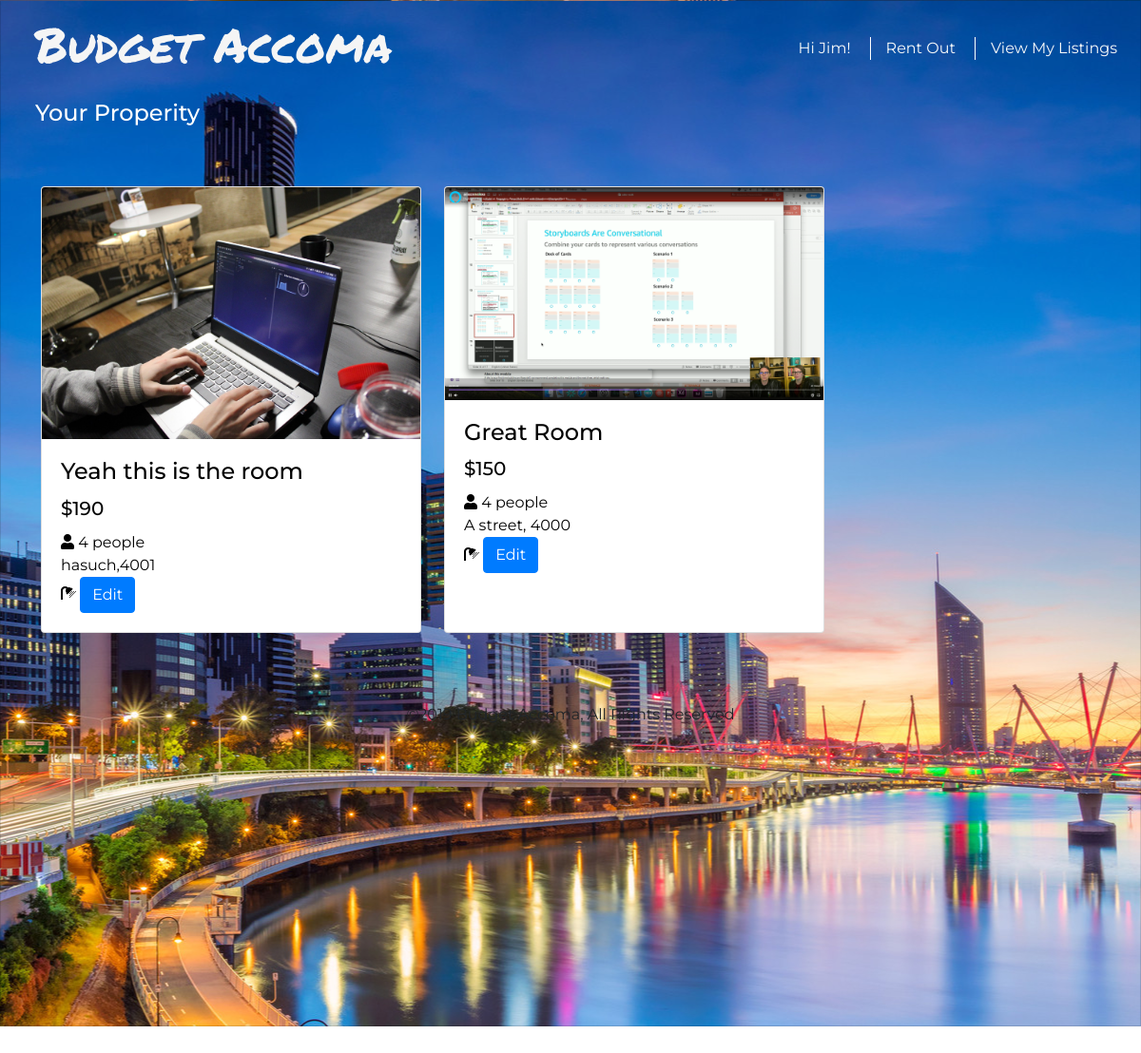
The app's page /landlordlist (signed in) with its own data.
### ba/models.py (models this page shows, shortened)
class User(db.Model, UserMixin):
    __tablename__='user' # good practice to specify table name
    id = db.Column(db.Integer, primary_key=True)
    name = db.Column(db.String(32), index=True, unique=True, nullable=False)
    emailid = db.Column(db.String(32), index=True, nullable=False)
    mobile = db.Column(db.String(32), index=True, nullable=False)
    password_hash = db.Column(db.String(255), nullable=False)

class Item(db.Model, UserMixin):
    __tablename__ = 'item'
    id = db.Column(db.String, primary_key=True)
    title = db.Column(db.String(32))
    description = db.Column(db.String(255))
    image = db.Column(db.String(32))
    price = db.Column(db.Integer)
    address = db.Column(db.String(255))
    water = db.Column(db.Boolean)
    wifi = db.Column(db.Boolean)
    eletricity = db.Column(db.Boolean)
    gas = db.Column(db.Boolean)
    mobile = db.Column(db.Integer)
    user_id = db.Column(db.Integer, db.ForeignKey('user.id'))

### ba/views.py (the view)
@mainbp.route('/landlordlist')
def postitems():
    if current_user.is_anonymous:
        return redirect('/login')
    else:
        print(current_user.name)
    search_form = searchForm()
    tag_line="I'm the landlord"
    print(current_user.id)
    room = Item.query.filter(Item.user_id == current_user.id).order_by(Item.id.desc()).all()
    return render_template('landlordlist.html', room = room,search_form = search_form, tag_line=tag_line)

### ba/__init__.py (called while the page is built)
def create_app():
    app=Flask(__name__)
    app.debug=True
    app.secret_key='thisisasecretkey122'
    UPLOAD_FOLDER = '/static/image'
    app.config['UPLOAD_FOLDER'] = UPLOAD_FOLDER
    app.config['SQLALCHEMY_DATABASE_URI']='sqlite:///travel123.sqlite'
    db.init_app(app)
    @app.errorhandler(404)
    def not_found(e):
       search_form = searchForm()
       return render_template('404.html', search_form=search_form),404
    boostrap = Bootstrap(app)
    login_manager = LoginManager()
    login_manager.login_view='auth.login'
    login_manager.init_app(app)
    from .models import User  # importing here to avoid circular references
    @login_manager.user_loader
    def load_user(user_id):
        return User.query.get(int(user_id))
    from .views import mainbp
    app.register_blueprint(mainbp)
    return app

### ba/templates/landlordlist.html (shortened to what this page needs)
{% import "bootstrap/wtf.html" as wtf %}
{% extends "baseTemplate.html" %}
{% block content %}
        <h4 style="margin-left: 3%; color:white">Your Properity</h4>
        <div class="row" style="margin: 3%;">
            {%for item in room%}
            <div class="row" style="padding: 15px; margin: 3px;">
                  <div class="d-flex justify-content"">
                    <div class="card" style="width: 25rem;margin-left: -12px; color: #000">
                          <img src="..{{item.image}}" class="card-img-top" alt="...">
                          <div class="card-body">
                            <h4 class="card-title">{{item.title}}</h4>
                            <h5 class="card-title">${{item.price}}</h5>
                            <p class="card-text"><i class="fas fa-user"></i> 4 people <br /> {{item.address}}
                              <br />
                              {% if item.water == true %}
                              <i class="fas fa-shower"></i>
                              {% endif %}
                                                             <a href="/landlorditem/{{item.id}}" class="btn btn-primary">Edit</a>
                          </div>
                    </div>
                  </div>
             </div>
             {%endfor%}
{% endblock %}

### ba/templates/baseTemplate.html (shortened to what this page needs)
{% import "bootstrap/wtf.html" as wtf %}
<!DOCTYPE html>
<html lang="en">
<head>
    <link rel="stylesheet" href="https://use.fontawesome.com/releases/v5.7.2/css/all.css">
    <link rel="stylesheet" href="https://stackpath.bootstrapcdn.com/bootstrap/4.3.1/css/bootstrap.min.css"
>
        <link rel="stylesheet" href="../static/css/replaceugly.css">
</head>
<body>
    <div class="jumbotron jumbotron-fluid card card-image" style="background-image: url(../static/img/jumbo.jpg); height:1080px; background-position: top">
        <div>
            <nav class="navbar navbar-expand-lg navbar-default" style="margin-right: auto; padding-bottom: 20px">
                 <div class="collapse navbar-collapse">
                    <h1 style = "margin-left: 20px; font-size:50px;"><a href ="./">Budget Accoma</a><h1>
                </div>
            <div>
                <ul class="nav navbar-nav ml-auto">
                        {% if current_user.is_authenticated %}
                        <a href ="./logout"class="nav-item nav-link text-light active">
                            <li> Hi {{ current_user.name }}!</li></a>
                        {% else %}
                        <a href ="./login"class="nav-item nav-link text-light active">
                            <li>Login </li>
                        </a>
                        {% endif %}
                    {% if current_user.is_authenticated %}
                    <a class="nav-item nav-link text-light active" href="./landlord">
                        <li> Rent Out </li>
                    </a>
                    {% endif %}
                    <a class="nav-item nav-link text-light active" href="./landlordlist">
                    {% if current_user.is_authenticated %}
                     View My Listings
                    {% endif %}
                    </a>
                </ul>
            </div>
        </nav>
    </div>
{% block content %}
{% endblock %}
</div>
</body>
<footer>
    <div style="margin-top: 20px; margin-bottom: 20px;" align = center>
        ©2019 Budget Accoma, All Rights Reserved
    </div>
</footer>

### ba/static/css/replaceugly.css (style rules this page uses)
body { font-family: 'Montserrat', sans-serif; }
ul { list-style-type: none; float: left; overflow: hidden; text-decoration: none; }
li { float: left; padding-right: 20px; border-right: solid 1px #fff; text-decoration: none; }
h1 a { color: whitesmoke; text-decoration: none; }
.jumbotron-fluid { padding-top: 8px !important; }
h1 { font-family: 'Permanent Marker', cursive !important; }
body { position: relative; }
::placeholder { color: lightcyan; opacity: 1; }

### ba/templates/baseTemplate.html (style rules this page uses)
ul { list-style-type: none; float: left; overflow: hidden; text-decoration: none; }
li { float: left; padding-right: 20px; border-right: solid 1px #fff; text-decoration: none; }
h1 a { color: whitesmoke; text-decoration: none; }

### records on screen
User: name "Jim"
Item: image (picture), title "Yeah this is the room", price "190", address "hasuch,4001", water True (drawn)
Item: image (picture), title "Great Room", price "150", address "A street, 4000", water True (drawn)
